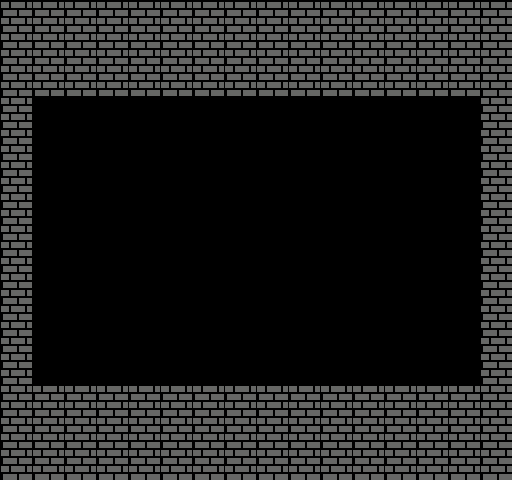

The image is a tile-based game level rendered from a .tmx file. Its description and complete source (layers, tilesets, objects, tile grids) follow:
An orthogonal 16x15 tile map with 32x32 px tiles, 1 tile layer (Tile Layer 1).

<map version="1.0" orientation="orthogonal" renderorder="right-down" width="16" height="15" tilewidth="32" tileheight="32" nextobjectid="1">
 <tileset firstgid="1" name="t" tilewidth="32" tileheight="32" tilecount="64">
  <image source="metatile.png" width="256" height="256" />
 </tileset>
 <layer name="Tile Layer 1" width="16" height="15">
  <data encoding="csv">
2,2,2,2,2,2,2,2,2,2,2,2,2,2,2,2,
2,2,2,2,2,2,2,2,2,2,2,2,2,2,2,2,
2,2,2,2,2,2,2,2,2,2,2,2,2,2,2,2,
2,1,1,1,1,1,1,1,1,1,1,1,1,1,1,2,
2,1,1,1,1,1,1,1,1,1,1,1,1,1,1,2,
2,1,1,1,1,1,1,1,1,1,1,1,1,1,1,2,
2,1,1,1,1,1,1,1,1,1,1,1,1,1,1,2,
2,1,1,1,1,1,1,1,1,1,1,1,1,1,1,2,
2,1,1,1,1,1,1,1,1,1,1,1,1,1,1,2,
2,1,1,1,1,1,1,1,1,1,1,1,1,1,1,2,
2,1,1,1,1,1,1,1,1,1,1,1,1,1,1,2,
2,1,1,1,1,1,1,1,1,1,1,1,1,1,1,2,
2,2,2,2,2,2,2,2,2,2,2,2,2,2,2,2,
2,2,2,2,2,2,2,2,2,2,2,2,2,2,2,2,
2,2,2,2,2,2,2,2,2,2,2,2,2,2,2,2
</data>
 </layer>
</map>
